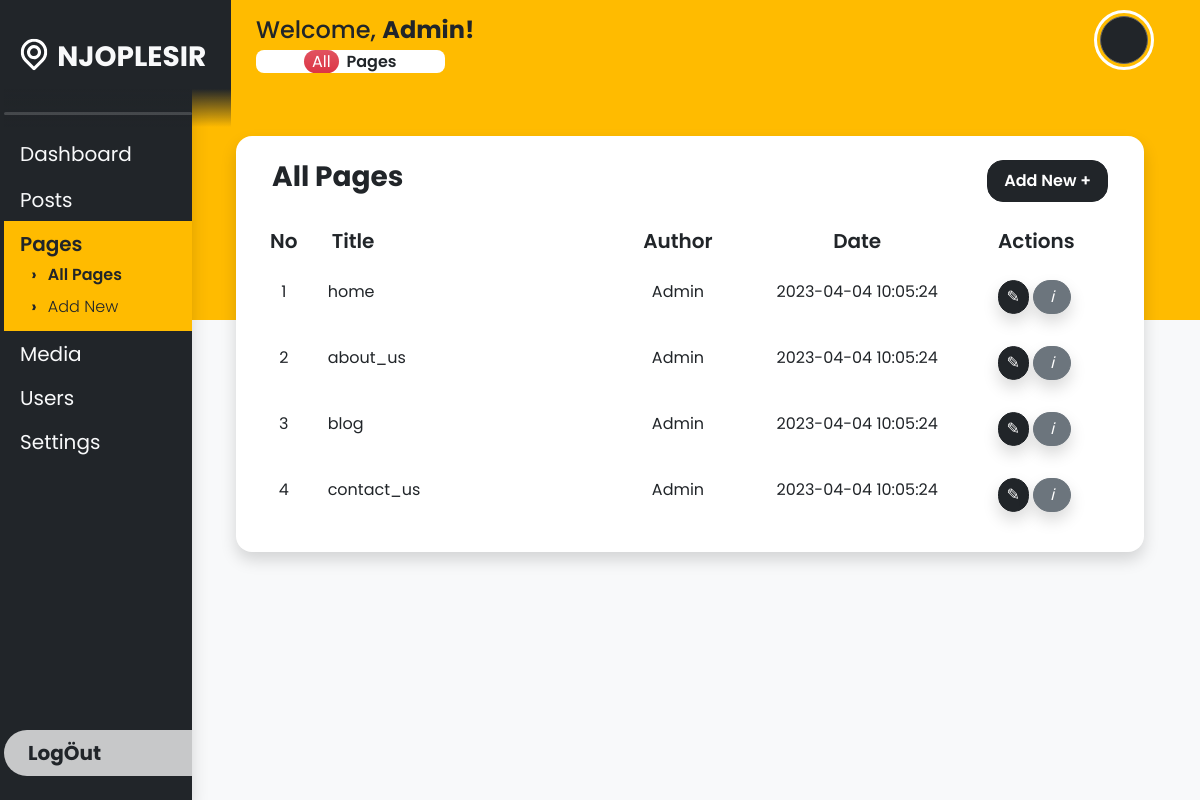
The app's page /page_all.php (signed in) with its own data.
### tables this page shows
CREATE TABLE `daftar_user` (
  `id` int NOT NULL AUTO_INCREMENT,
  `firstName` varchar(100) DEFAULT NULL,
  `lastName` varchar(100) DEFAULT NULL,
  `username` varchar(255) DEFAULT NULL,
  `email` varchar(255) DEFAULT NULL,
  `password` varchar(255) DEFAULT NULL,
  `photoProfileName` varchar(255) DEFAULT NULL,
  `role` varchar(255) DEFAULT NULL,
  `passwordRaw` varchar(255) DEFAULT NULL,
  PRIMARY KEY (`id`)
);

CREATE TABLE `daftar_halaman` (
  `id` int NOT NULL AUTO_INCREMENT,
  `titlePage` varchar(255) DEFAULT NULL,
  `authorPage` varchar(255) DEFAULT NULL,
  `editorPage` text,
  `featureImage` varchar(255) DEFAULT NULL,
  `bannerImage` varchar(255) DEFAULT NULL,
  `bannerDesc` text,
  `datePage` datetime DEFAULT NULL,
  `navbarId` int DEFAULT NULL,
  PRIMARY KEY (`id`)
);

### page_all.php (the view, shortened to what this page needs)
<?php
    include "koneksi.php"; global $conn;
    $id_login = $_SESSION['id'];
    $query_login = mysqli_query($conn, "SELECT * FROM daftar_user WHERE id = $id_login");
    $result_login = mysqli_fetch_assoc($query_login);
?>
<!DOCTYPE html>
<html lang="en">
<head>
    <link
        href="https://cdn.jsdelivr.net/npm/bootstrap@5.3.0-alpha1/dist/css/bootstrap.min.css"
        rel="stylesheet"
    />
</head>
<body class="bg-primary overflow-hidden bg-orange">
    <div class="row vh-100 bg-light">
    <div class="col-2 vh-100 bg-dark overflow-hidden shadow z-3 d-flex flex-column justify-content-between align-items-start p-0 ps-3">
            <div class="d-flex flex-column justify-content-start align-items-start w-100 position-relative overflow-y-auto sidebar">
                <div id="logoCompany" class="d-flex justify-content-center align-items-center">
                    <a href="dashboard.php" class="nav-link" style="transform:translateX(-7px) translateY(7px)">
                        <span class="fs-3 fw-bold text-light">NJOPLESIR</span>
                    </a>
                </div>
                <hr class="lineGray text-center w-100 bg-white border-0 rounded-3">
                <div class="nav-side text-white w-100 pb-2">
                    <a href="dashboard.php" class="nav-link w-100 fs-5 py-2 ps-3 fw-normal text-light">
                        Dashboard
                    </a>
                    <div onclick="dropdownActive(this)" class="nav-link position-relative fs-5 py-2 ps-3 fw-normal text-light dropdown">
                        <span class="lh-1 py-2">Posts</span>
                        <a href="post_all.php" class="nav-link fw-light"><li class="lh-1 py-2 fs-6">All Posts</li></a>
                    </div>
                    <div onclick="dropdownActive(this)" class="nav-link position-relative fs-5 py-2 bg-orange ps-3 fw-bold text-dark dropdown dropdown-active">
                        <span class="lh-1 py-2">Pages</span>
                        <a href="page_all.php" class="nav-link fw-semibold"><li class="lh-1 py-2 fs-6">All Pages</li></a>
                        <a href="page_new.php" class="nav-link fw-light"><li class="lh-1 py-2 fs-6">Add New</li></a>
                    </div>
                    <div onclick="dropdownActive(this)" class="nav-link position-relative fs-5 py-2 ps-3 fw-normal text-light dropdown">
                        <span class="lh-1 py-2">Media</span>
                        <a href="media_library.php" class="nav-link fw-light"><li class="lh-1 py-2 fs-6">Library</li></a>
                    </div>
                    <div onclick="dropdownActive(this)" class="nav-link position-relative fs-5 py-2 ps-3 fw-normal text-light dropdown">
                        <span class="lh-1 py-2">Users</span>
                        <a href="user_all.php" class="nav-link fw-light"><li class="lh-1 py-2 fs-6">All Users</li></a>
                    </div>
                    <a href="settings.php" class="nav-link position-relative fs-5 py-2 ps-3 fw-normal text-light dropdown">
                        <span class="lh-1 py-2">Settings</span>
                    </a>
                </div>
            </div>
            <a href="logout_process.php" class="nav-link bg-white bg-opacity-75 text-dark w-100 py-2 ps-4 fs-5 mb-4 rounded-5 rounded-end-0 fw-bold">
                Log&Ouml;ut
            </a>
        </div>
        <div class="col-10 vh-100 position-relative bg-light overflow-y-auto z-1 d-flex flex-column justify-content-start align-items-start p-0">
            <div class="weltext position-absolute top-0 d-flex justify-content-between align-items-start px-5 py-3 pb-5 w-100 bg-orange">
                <h4 class="text-dark ms-3">
                    Welcome,
                    <span class="fw-bold"><?= ucwords($result_login['username']) ?>!</span>
                    <br>
                    <span class="fs-6 fw-semibold bg-white rounded-3 px-5">
                        <span class="me-1 bg-danger bg-gradient py-0 px-2 rounded-5 fs-6 text-center fw-normal text-white">All</span>
                        Pages
                    </span>
                </h4>
                <div class="d-flex justify-content-end align-items-center">
                    <div onclick="dropdownProfile(this)" class="profile me-3 rounded-circle bg-dark position-relative" style="background-image:url('./assets/library_image/<?= $result_login['photoProfileName'] ?>')">
                    </div>
                </div>
            </div>
            <div class="position-absolute z-2 w-100 main">
                <div class="w-100 vh-auto row px-5 py-2 my-2">
                    <div class="bg-white col p-4 mx-2 rounded-4 row shadow">
                        <div class="w-100 d-flex justify-content-between align-items-center">
                            <h3 class="text-dark fw-bold">All Pages</h3>
                            <a href="page_new.php" class="btn btn-dark fw-semibold py-2 px-3 rounded-4">Add New &plus;</a>
                        </div>
                        <table class="w-100 mt-3">
                            <thead class="w-100">
                                <tr class="w-100 row fs-5 text-center py-2 bg-white rounded-5">
                                    <th class="col-1 fw-semibold">No</th>
                                    <th class="col-4 fw-semibold text-start">Title</th>
                                    <th class="col-2 fw-semibold">Author</th>
                                    <th class="col-3 fw-semibold">Date</th>
                                    <th class="col-2 fw-semibold">Actions</th>
                                </tr>
                            </thead>
                            <tbody class="w-100">
                                <?php
                                    $i = 1;
                                    $query_main_page = "select * from daftar_halaman order by id limit 4";
                                    $hasil_main_page = mysqli_query($conn, $query_main_page);
                                    while($hal_utama = mysqli_fetch_assoc($hasil_main_page)) {
                                        if(strpos($hal_utama['titlePage'], " ")) {
                                            $titlePage_nospace = str_replace(" ", "_", $hal_utama['titlePage']);
                                        } else {
                                            $titlePage_nospace = $hal_utama['titlePage'];
                                        }
                                ?>
                                <tr class="w-100 row fs-6 text-center py-3">
                                    <td class="col-1 px-2 fw-normal"><?= $i++; ?></td>
                                    <td class="col-4 px-2 fw-normal text-start">
                                        <a href="<?= $titlePage_nospace ?>.php" class="text-decoration-none text-dark" target="_blank"><?= $hal_utama['titlePage'] ?></a>
                                    </td>
                                    <td class="col-2 px-2 fw-normal">Admin</td>
                                    <td class="col-3 px-2 fw-normal"><?= $hal_utama['datePage'] ?></td>
                                    <td class="col-2 px-2 fw-normal d-flex flex-row-reverse justify-content-center align-items-center">
                                        <a title="view" href="<?= $titlePage_nospace ?>.php" class="btn btn-secondary py-1 px-3 rounded-5 shadow mx-1 fst-italic">
                                            &#8505;
                                        </a>
                                        <a title="edit" href="edit_<?= $titlePage_nospace ?>.php" class="btn btn-dark py-1 px-2 rounded-5 shadow">
                                            &#9998;
                                        </a>
                                    </td>
                                </tr>
                                <?php
                                    };
                                ?>
                            </tbody>
                        </table>
                    </div>
                </div>
            </div>
        </div>
    </div>
</body>
</html>

### records on screen
daftar_user: username "Admin"
daftar_halaman: titlePage "home", datePage "2023-04-04 10:05:24"
daftar_halaman: titlePage "about_us", datePage "2023-04-04 10:05:24"
daftar_halaman: titlePage "blog", datePage "2023-04-04 10:05:24"
daftar_halaman: titlePage "contact_us", datePage "2023-04-04 10:05:24"
